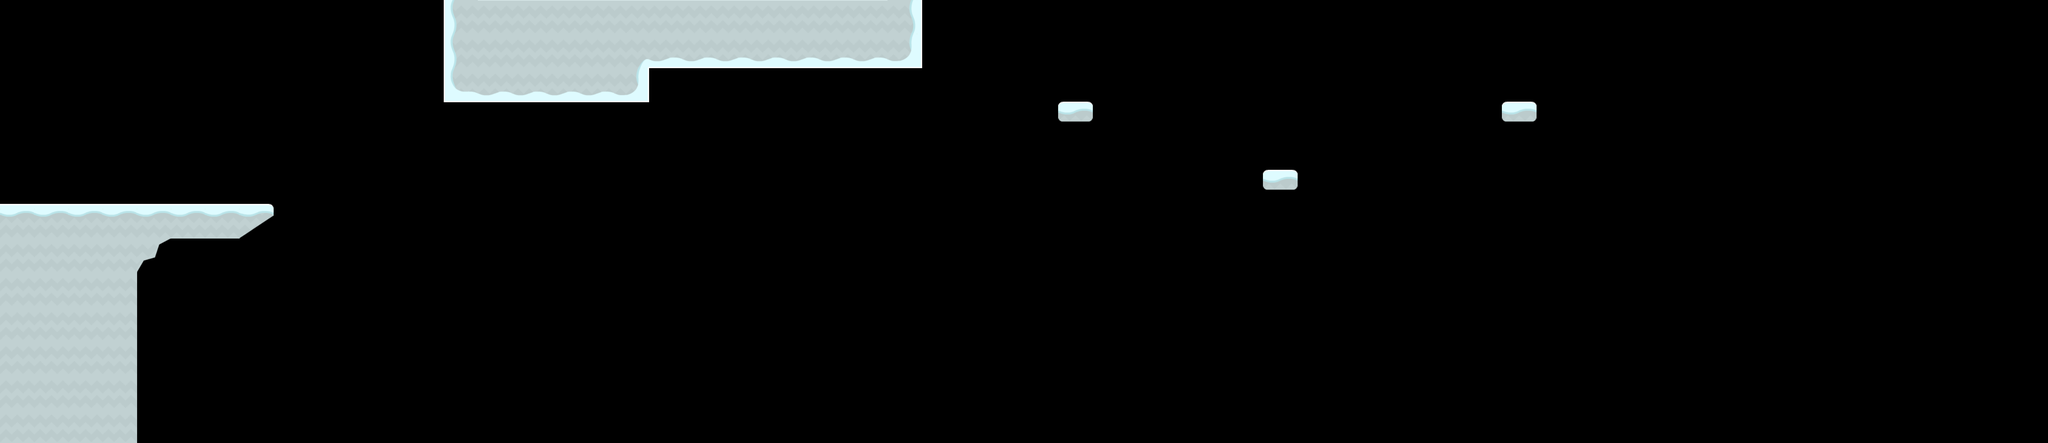

Tiled map render using the project's own tile images. Description and the map definition, with tile-layer contents summarised, below:
An orthogonal 60x13 tile map with 120x120 px tiles, 1 tile layer (Tile Layer 1) and 9 objects (player, floor-1, thing-1, thing-2, thing-3, ...).

<map version="1.0" orientation="orthogonal" width="60" height="13" tilewidth="120" tileheight="120">
 <tileset firstgid="1" name="tiles_spritesheet" tilewidth="122" tileheight="122" spacing="2" margin="2">
  <image source="tiles_spritesheet.png" trans="ff00ff" width="1986" height="1490" />
 </tileset>
 <objectgroup name="player" width="60" height="13">
  <object name="player" x="-42" y="557" width="94" height="147" />
 </objectgroup>
 <objectgroup name="walls" width="60" height="13">
  <object name="floor-1" x="0" y="720" width="480" height="840" />
  <object name="thing-1" x="3720" y="360" width="120" height="72" />
  <object name="thing-2" x="4440" y="600" width="120" height="72" />
  <object name="thing-3" x="5280" y="360" width="120" height="72" />
  <object name="ledge" x="480" y="720">
   <polygon points="0,0 480,0 480,40 360,120 0,120" />
  </object>
  <object name="ledge-bottom" x="480" y="840">
   <polygon points="0,0 120,0 0,120" />
  </object>
  <object name="ceiling-1" x="1560" y="0" width="1680" height="240" />
  <object name="ceiling-2" x="1560" y="240" width="720" height="120" />
 </objectgroup>
 <layer name="Tile Layer 1" width="60" height="13">
  <data>[780 cells, 70 non-empty, 12 distinct tile ids]</data>
 </layer>
</map>
